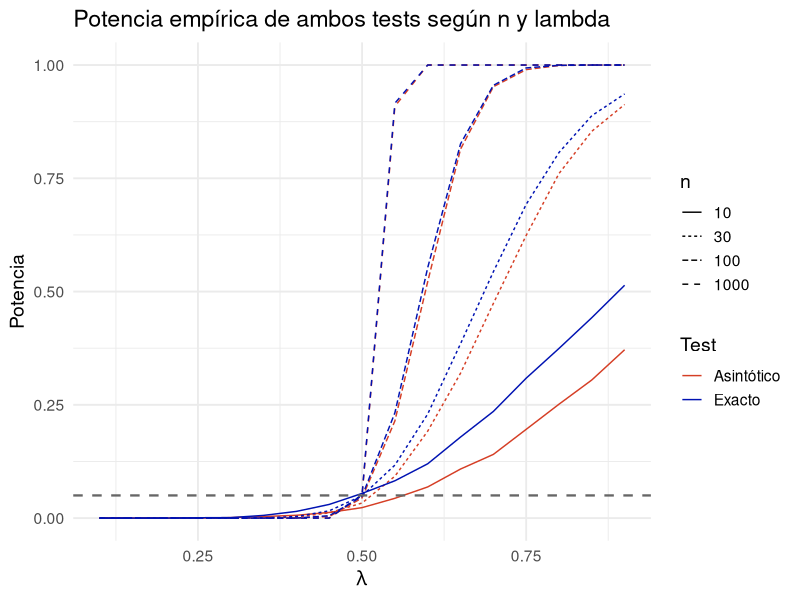

Generate this figure with R:
## ---- chunk 1
knitr::opts_chunk$set(echo = TRUE)
library(purrr)
library(dplyr)
library(tidyr)
library(knitr)
library(ggplot2)
## ---- chunk 2
set.seed(11)
Nrep <- 10000 
n_muestra <-c(10, 30, 100, 1000)
nivel <- 0.05

test_exacto <- function(datos, lambda0, nivel = nivel){
  n <- length(datos)
  2*lambda0*sum(datos) < qchisq(nivel, df = 2*n)
}

test_asintotico <- function(datos, lambda0, nivel = nivel){
  n <- length(datos)
  sqrt(n)*(mean(datos)-1/lambda0)*lambda0 < qnorm(nivel)
}

nivel_empirico <- function(n, lambda0, test, nivel = nivel){
mean(replicate(Nrep, test(datos = rexp(n, rate = lambda0),
                          lambda0 = lambda0, nivel = nivel))
)
  }

potencia_empirica <- function(n, lambda0, lambda, test, nivel = nivel){
  mean(replicate(Nrep, test(datos = rexp(n, rate = lambda), lambda0 = lambda0, nivel = nivel)))
}

nivel_empirico(n = 10, lambda0 = 0.5, test = test_asintotico, nivel = nivel)

## ---- chunk 3
tests <- list(
   exacto = test_exacto,
  asintotico = test_asintotico
 
)

# Ejecutar nivel_empirico para cada combinación 
resultados <- map_dfr(n_muestra, function(n) {
  map_dfr(names(tests), function(nombre_test) {
    tibble(
      n = n,
      test = nombre_test,
      nivel = nivel_empirico(n = n, lambda0 = 0.5, test = tests[[nombre_test]], nivel = nivel)
    )
  })
}) %>%
  pivot_wider(names_from = test, values_from = nivel)
## ---- chunk 4

kable(resultados, digits = 3, caption = "Nivel empírico")

## ---- chunk 5
n_grid <- c(10, 30, 100, 1000)
lambda_grid <- seq(.1, .9, .05)
param_grid <- expand.grid(n = n_grid, lambda = lambda_grid)

resultados_potencia <- param_grid %>%
  mutate(
    exacto = map2_dbl(n, lambda, ~potencia_empirica(n = .x, lambda0 = 0.5, lambda = .y, test = test_exacto, nivel = nivel)),
    asintotico = map2_dbl(n, lambda, ~potencia_empirica(n = .x, lambda0 = 0.5, lambda = .y, test = test_asintotico, nivel = nivel)),
    dif = asintotico - exacto
  )  
## ---- chunk 6
resultados_long <- resultados_potencia %>%
  pivot_longer(
    cols = c('exacto', 'asintotico'),
    names_to = 'test',
    values_to = 'potencia'
  )

## ---- chunk 7
ggplot(resultados_long, aes(x = lambda, y = potencia, 
                            color = test, linetype = as.factor(n))) +
  geom_line(linewidth = .5) +
  scale_color_manual(values = c("asintotico" = "#D53E25","exacto" = "#0012B2"),
                     labels = c("Asintótico","Exacto"),
                     name = "Test") +
  scale_linetype_discrete(name = "n") +
  labs(
    title = "Potencia empírica de ambos tests según n y lambda",
    y = "Potencia",
    x = expression(lambda)
  ) +
  geom_hline(yintercept = nivel, linetype = "dashed", color = "grey40", linewidth = 0.8) + 
  theme_minimal(base_size = 14) 
